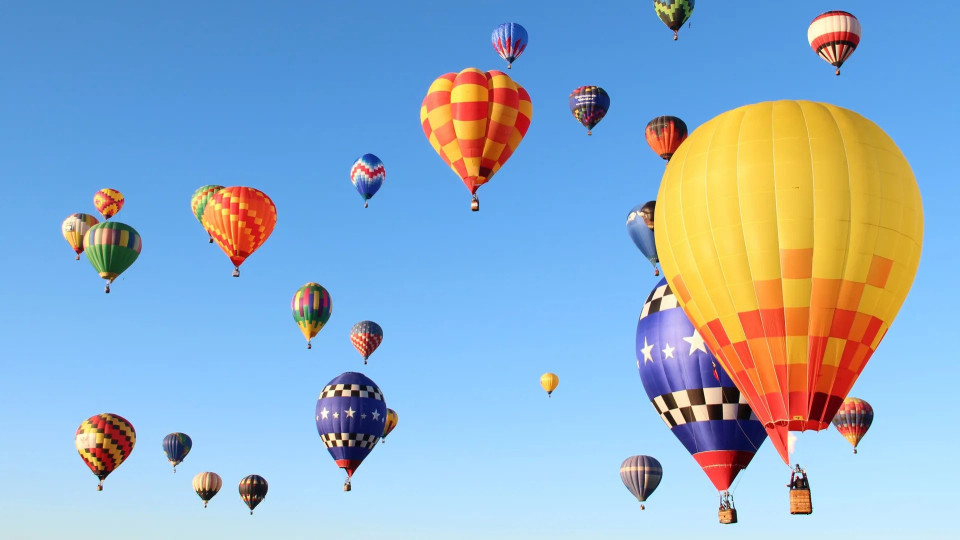
#> input picture images/balloons-scaled.jpg, 960 x 540 px, given in place of clocks-fix.jpeg, which was not available
$ python environment.py   (older library calls are emulated)
#> lines starting #> are read from the running program, lines starting #| are printed output that depends on the picture; pictures that were not available may be replaced by others from this repository, and a replacement may not be noted
### clean/seam_carving.py
import cv2
import numpy as np
import argparse
import random

def rgb_to_gray(rgb):
    return np.dot(rgb[..., :3], [0.2989, 0.5870, 0.1140])

def calc_img_energy(image):
    image = image.astype("float32")
    energy = np.absolute(cv2.Sobel(image, -1, 1, 0)) + np.absolute(cv2.Sobel(image, -1, 0, 1))
    energy_map = np.sum(energy, axis=2)
    return energy_map

# [181 lines left out: functions calc_seam_cost_forward, find_min_seam, find_index_seam, draw_seam, remove_seam, insert_seam and 7 more, not called in this run]

parser = argparse.ArgumentParser()
parser.add_argument("-i", "--input", type=str, default="D:\\Source\\seam-carving\\images\\clocks-fix.jpeg", help="Input image path")
parser.add_argument("-o", "--output", type=str, default="D:\\Source\\seam-carving\\images-out\\2.png", help="Output image path")
parser.add_argument("-l", "--location", type=int, default=80, help="Starting location for seam")

# [86 lines left out: function main, not called in this run]

# [3 lines that do not run on import are left out]

### clean/environment.py
import gym
from gym import spaces
import cv2
import numpy as np
import matplotlib.pyplot as plt
import random

from seam_carving import calc_img_energy, calc_seam_cost_forward

class SeamCarvingEnv(gym.Env):
    """Gym environment for image seam carving path finding."""

    metadata = {"render_modes": ["human"]}

    # Available actions
    LEFT = 0
    MIDDLE = 1
    RIGHT = 2

    # Image observation dimentions
    OBSERVATION_WIDTH = 160
    OBSERVATION_HEIGHT = 120

    def __init__(self, image: str | cv2.Mat, block_right_lines=0):
#> called with image = '../images/clocks-fix.jpeg', block_right_lines = 0
        self.image = None
        if isinstance(image, str):
            original_image = cv2.imread(image, cv2.IMREAD_COLOR)
#> original_image is the input picture: shape (540, 960, 3); mean B, G, R 200.3, 173.7, 142.7
            self.image = cv2.cvtColor(original_image, cv2.COLOR_BGR2RGB)
        else:
            self.image = image.astype("uint8")

        print(f"{self.image.dtype=}")
#| self.image.dtype=dtype('uint8')

        self.scaled_image = cv2.resize(self.image, (self.OBSERVATION_WIDTH, self.OBSERVATION_HEIGHT), interpolation=cv2.INTER_AREA)
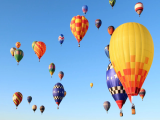
#> self.scaled_image: shape (120, 160, 3); mean R, G, B 142.7, 173.7, 200.3
        self.image_height, self.image_width, _ = self.image.shape
#> self.image_height = 540; self.image_width = 960
        self.ratio_vertical = self.image_height / self.OBSERVATION_HEIGHT
#> self.ratio_vertical = 4.5
        self.ratio_horizontal = self.image_width / self.OBSERVATION_WIDTH
#> self.ratio_horizontal = 6

        self.block_right_lines = block_right_lines

        self.image_energy = calc_img_energy(self.image)
#> in calc_img_energy, `energy = np.absolute(cv2.Sobel(image, -1, 1, 0)) + np.absolute(cv2.Sob..`:
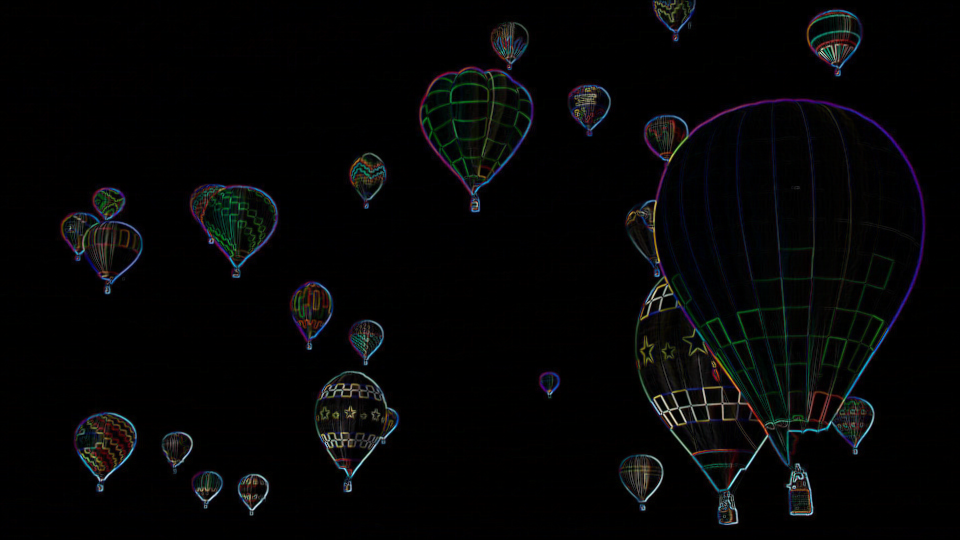
#> energy: shape (540, 960, 3) float32; mean R, G, B 31.1, 32.8, 34.9; drawn with min black and max white
#> in calc_img_energy, `energy_map = np.sum(energy, axis=2)`:
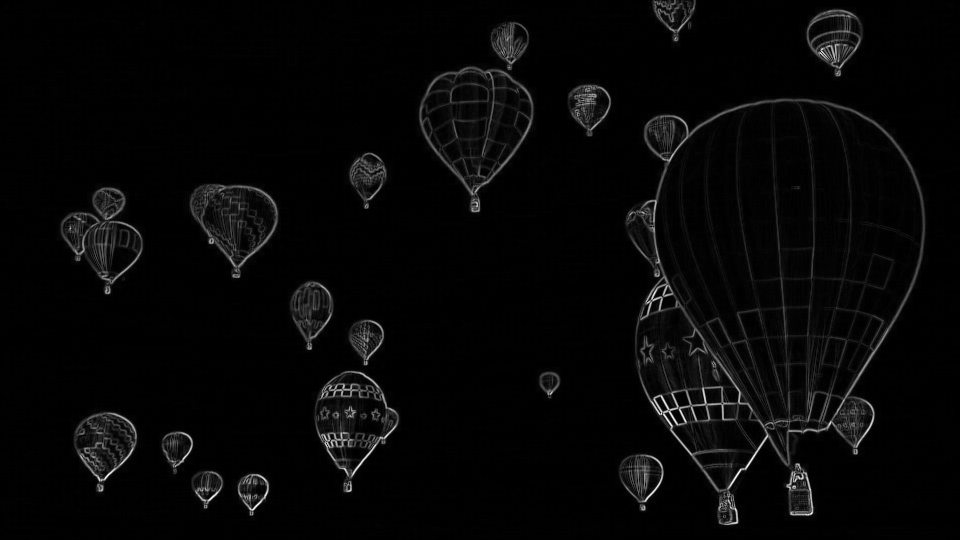
#> energy_map: shape (540, 960) float32; min 0, max 3502, mean 98.8; drawn with min black and max white
        self.scaled_image_energy = cv2.resize(self.image_energy, (self.OBSERVATION_WIDTH, self.OBSERVATION_HEIGHT), interpolation=cv2.INTER_AREA)
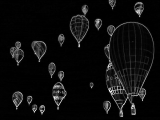
#> self.scaled_image_energy: shape (120, 160) float32; min 0, max 1804, mean 98.8; drawn with min black and max white

        self.energy_min = self.image_energy.min()
#> self.energy_min = 0
        self.energy_max = self.image_energy.max()
#> self.energy_max = 3502

        self.scaled_energy_min = self.scaled_image_energy.min()
#> self.scaled_energy_min = 0
        self.scaled_energy_max = self.scaled_image_energy.max()
#> self.scaled_energy_max = 1804

        self.render_image = self.image[:]
        self.render_image_object = None
        self.render_initialized = False
        self.path_line_color = [255, 255, 255] # White

        self.current_line = 0
        self.current_location = random.randint(0, self.image_width - 2)
#> self.current_location = 864

        self.found_path = np.full(self.image_height, -1, dtype=int)
#> self.found_path = 540 values from -1 to -1
        self.found_path[0] = self.current_location

        self.action_space = spaces.Discrete(3)
        self.observation_space = spaces.Box(low=0, high=255, shape=(3, self.OBSERVATION_HEIGHT, self.OBSERVATION_WIDTH), dtype=np.uint8)

        self.normalized_energy = np.interp(self.image_energy, (self.image_energy.min(), self.image_energy.max()), (0, 255))
        self.normalized_scaled_energy = np.interp(self.scaled_image_energy, (self.scaled_image_energy.min(), self.scaled_image_energy.max()), (0, 255))
        self.observation_image_full = self.fill_image_for_observations(self.normalized_scaled_energy)

        self.normalized_energy_50 = np.where(self.normalized_energy < 50, 0, 255)
        self.normalized_scaled_energy_50 = np.where(self.normalized_scaled_energy < 50, 0, 255)
        self.observation_image_50 = self.fill_image_for_observations(self.normalized_scaled_energy_50)

        self.normalized_energy_100 = np.where(self.normalized_energy < 100, 0, 255)
        self.normalized_scaled_energy_100 = np.where(self.normalized_scaled_energy < 100, 0, 255)
        self.observation_image_100 = self.fill_image_for_observations(self.normalized_scaled_energy_100)

        # self.observation_energy_forward = self.fill_image_for_observations(self.image_energy_forward_interp)

    # [44 lines left out: functions modify_image_for_observations, fill_image_for_observations, is_done, get_observations_for_image, get_observations, not called in this run]

    def normalize_energy_value(self, energy_value: int) -> int:
        """Normalize energy value"""
        return 1 - ((self.energy_max - energy_value) / (self.energy_max - self.energy_min))

    # [63 lines left out: functions step, reset, render, not called in this run]


def main():
    """Testing stuff"""

    out_path = "../images-out/clocks-env-test1.png"
    env = SeamCarvingEnv("../images/clocks-fix.jpeg")

    image = env.observation_image_full
    cv2.imwrite(out_path, image)

if __name__ == "__main__":
   main()
#> (the call stopped at in __init__, `self.action_space = spaces.Discrete(3)`: gym is not available in this run)
